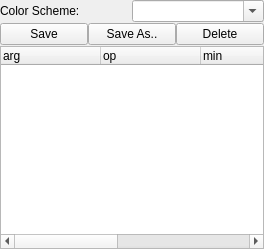
<?xml version="1.0" encoding="UTF-8"?>
<ui version="4.0">
 <class>Form</class>
 <widget class="QWidget" name="Form">
  <property name="geometry">
   <rect>
    <x>0</x>
    <y>0</y>
    <width>264</width>
    <height>249</height>
   </rect>
  </property>
  <property name="windowTitle">
   <string>Form</string>
  </property>
  <layout class="QGridLayout" name="gridLayout">
   <property name="horizontalSpacing">
    <number>0</number>
   </property>
   <property name="verticalSpacing">
    <number>1</number>
   </property>
   <property name="margin">
    <number>0</number>
   </property>
   <item row="0" column="0" colspan="3">
    <layout class="QHBoxLayout" name="horizontalLayout">
     <property name="spacing">
      <number>0</number>
     </property>
     <item>
      <widget class="QLabel" name="label">
       <property name="text">
        <string>Color Scheme:</string>
       </property>
      </widget>
     </item>
     <item>
      <widget class="QComboBox" name="fileCombo">
       <property name="editable">
        <bool>true</bool>
       </property>
       <property name="maxVisibleItems">
        <number>20</number>
       </property>
      </widget>
     </item>
    </layout>
   </item>
   <item row="1" column="0">
    <widget class="FeedbackButton" name="saveBtn">
     <property name="text">
      <string>Save</string>
     </property>
    </widget>
   </item>
   <item row="1" column="1">
    <widget class="FeedbackButton" name="saveAsBtn">
     <property name="text">
      <string>Save As..</string>
     </property>
    </widget>
   </item>
   <item row="1" column="2">
    <widget class="FeedbackButton" name="deleteBtn">
     <property name="text">
      <string>Delete</string>
     </property>
    </widget>
   </item>
   <item row="2" column="0" colspan="3">
    <widget class="TreeWidget" name="tree">
     <property name="rootIsDecorated">
      <bool>false</bool>
     </property>
     <column>
      <property name="text">
       <string>arg</string>
      </property>
     </column>
     <column>
      <property name="text">
       <string>op</string>
      </property>
     </column>
     <column>
      <property name="text">
       <string>min</string>
      </property>
     </column>
     <column>
      <property name="text">
       <string>max</string>
      </property>
     </column>
     <column>
      <property name="text">
       <string>colors</string>
      </property>
     </column>
     <column>
      <property name="text">
       <string>remove</string>
      </property>
     </column>
    </widget>
   </item>
  </layout>
 </widget>
 <customwidgets>
  <customwidget>
   <class>FeedbackButton</class>
   <extends>QPushButton</extends>
   <header>acq4.pyqtgraph</header>
  </customwidget>
  <customwidget>
   <class>TreeWidget</class>
   <extends>QTreeWidget</extends>
   <header>acq4.pyqtgraph</header>
  </customwidget>
 </customwidgets>
 <resources/>
 <connections/>
</ui>
